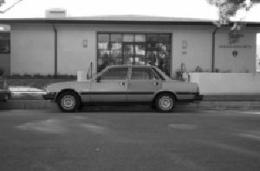
#> input picture image_0002.jpg, 260 x 171 px; its folder holds 4 pictures in this run
$ python randomopencv.py
#> lines starting #> are read from the running program, lines starting #| are printed output that depends on the picture
# -*- coding: utf-8 -*-
"""
Created on Sun Apr 23 17:49:17 2017

@author: Rukayat Ariori
"""

import numpy as np
import cv2
import glob
# termination criteria
criteria = (cv2.TERM_CRITERIA_EPS + cv2.TERM_CRITERIA_MAX_ITER, 30, 0.001)
# prepare object points, like (0,0,0), (1,0,0), (2,0,0) ....,(6,5,0)
objp = np.zeros((6*7,3), np.float32)
objp[:,:2] = np.mgrid[0:7,0:6].T.reshape(-1,2)
# Arrays to store object points and image points from all the images.
objpoints = [] # 3d point in real world space
imgpoints = [] # 2d points in image plane.
images = glob.glob('*.jpg')
for fname in images:
 img = cv2.imread(fname)
#> img is the input picture: shape (171, 260, 3); min 0, max 255, mean 111.6
gray = cv2.cvtColor(img,cv2.COLOR_BGR2GRAY)
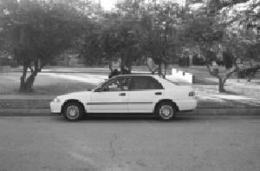
#> gray: shape (171, 260); min 15, max 255, mean 118.8
# Find the chess board corners
ret, corners = cv2.findChessboardCorners(gray, (7,6),None)
#> ret = False; corners = None
# If found, add object points, image points (after refining them)
if ret == True:
 objpoints.append(objp)
#> (the run stopped early here; a loop or call above may not have finished)
